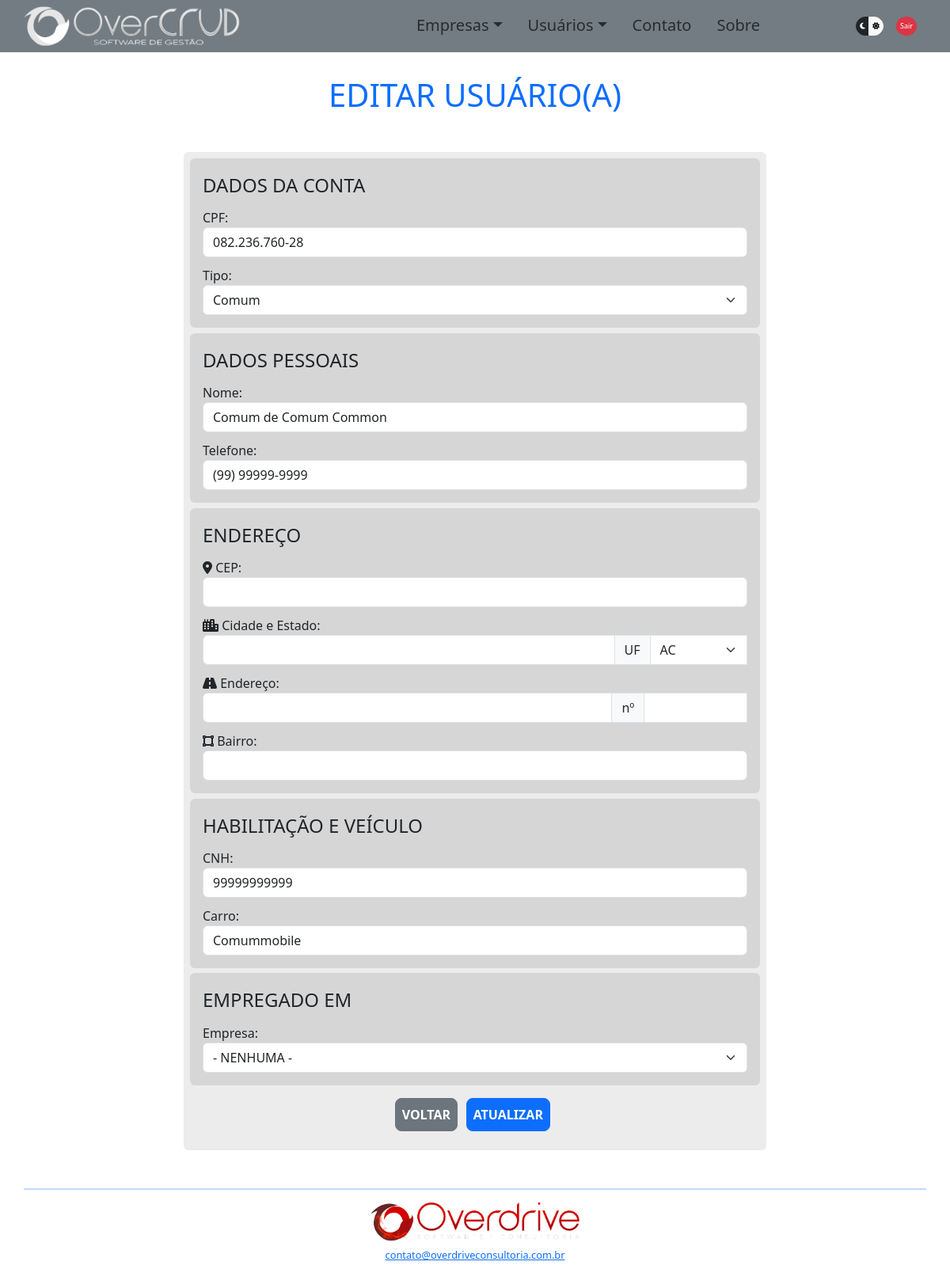
The app's page /overcrud/usueditar.php?idusuario=22 (signed in) with its own data.
### tables this page shows
CREATE TABLE `usuarios` (
  `idusuario` int(11) NOT NULL AUTO_INCREMENT,
  `nome` varchar(64) DEFAULT NULL,
  `telefone` varchar(15) DEFAULT NULL,
  `password` varchar(64) NOT NULL,
  `cpf` varchar(14) DEFAULT NULL,
  `cnh` varchar(11) DEFAULT NULL,
  `carro` varchar(32) DEFAULT NULL,
  `idempregadoem` int(11) DEFAULT NULL,
  `tipo` tinyint(1) DEFAULT 0,
  `status` tinyint(1) DEFAULT 0,
  `cidade` varchar(32) NOT NULL,
  `estado` varchar(2) DEFAULT NULL,
  `logradouro` varchar(64) DEFAULT NULL,
  `numlogradouro` varchar(6) DEFAULT NULL,
  `bairro` varchar(32) NOT NULL,
  `cep` varchar(10) DEFAULT NULL,
  PRIMARY KEY (`idusuario`),
  KEY `idempregadoem` (`idempregadoem`),
  CONSTRAINT `usuarios_ibfk_1` FOREIGN KEY (`idempregadoem`) REFERENCES `empresas` (`idempresa`)
);

CREATE TABLE `empresas` (
  `idempresa` int(11) NOT NULL AUTO_INCREMENT,
  `nome` varchar(64) DEFAULT NULL,
  `telefone` varchar(15) DEFAULT NULL,
  `fantasia` varchar(64) DEFAULT NULL,
  `cnpj` varchar(18) DEFAULT NULL,
  `responsavel` varchar(64) DEFAULT NULL,
  `cep` varchar(10) DEFAULT NULL,
  `cidade` varchar(32) NOT NULL,
  `estado` varchar(2) DEFAULT NULL,
  `logradouro` varchar(64) DEFAULT NULL,
  `numlogradouro` varchar(6) DEFAULT NULL,
  `bairro` varchar(32) NOT NULL,
  PRIMARY KEY (`idempresa`)
);

### overcrud/components/ConexaoBD.php (called while the page is built, shortened)
<?php
class ConexaoBD
{
    public static function conectarBD()
    {
        $db_name = 'phppdo';
        $db_host = 'localhost:3307';
        $db_user = 'root';
        $db_password = 'admin123';
        $pdo = new PDO("mysql:dbname=$db_name;host=$db_host", $db_user, $db_password);
        return $pdo;
}
};

### overcrud/resources/listas.php (called while the page is built, shortened)
<?php
require_once './components/Empresa.php';
$instanciaEmp = new Empresa();
$listaEmp = $instanciaEmp->listarEmpresas();

### overcrud/components/Empresa.php (called while the page is built, shortened)
<?php
class Empresa
{
    public function listarEmpresas()
    {
        $sqlConsultaEmp = ConexaoBD::conectarBD()->query("SELECT * FROM empresas");
        if ($sqlConsultaEmp->rowCount() > 0) {
            $listaEmp = $sqlConsultaEmp->fetchAll(PDO::FETCH_ASSOC);
            return $listaEmp;
        };
    }
};

### overcrud/usueditar.php (the view, shortened to what this page needs)
<?php
require_once './components/ConexaoBD.php';
require_once './resources/listas.php';
$idusuario = $_GET['idusuario'];
$usuario = [];
?>
<!DOCTYPE html>
<html lang="pt-br" data-bs-theme="dark">
<head>
    <link href="https://cdn.jsdelivr.net/npm/bootstrap@5.3.3/dist/css/bootstrap.min.css" rel="stylesheet"
>
    <link rel="stylesheet" href="./css/style.css" />
</head>
<body>
    <div class="container">
        <div class="row" id="navbartop">
            <?php require_once './partials/navbartop.php' ?>
        </div>
        <div class="row d-flex justify-content-center mt-5" id="appBody">
            <h1 class="text-center text-primary display-6 my-5">EDITAR USUÁRIO(A)</h1>
                <?php
                if ($idusuario) {
                    $sqlConsulta = ConexaoBD::conectarBD()->prepare("SELECT * FROM usuarios WHERE idusuario='$idusuario'");
                    $sqlConsulta->execute();
                    if ($sqlConsulta->rowCount() > 0) {
                        $usuario = $sqlConsulta->fetch(PDO::FETCH_ASSOC);
                    } else {
                        mensagemRetorno("Usuário(a) não existe no Banco de Dados!", "danger");
                        BotaoVoltar('usulista.php', "secondary");
                    };
                } else {
                    mensagemRetorno("Usuário(a) não encontrado(a) (atributo inexistente)!", "danger");
                    BotaoVoltar('usulista.php', "secondary");
                };
                ?>
            <div class="col-6 col-md-8 <?php if ($sqlConsulta->rowCount() == 0) echo 'd-none'; ?>">
                <form class="needs-validation" action="./src/usueditar_action.php" method="POST" novalidate>
                    <fieldset>
                        <legend>DADOS DA CONTA</legend>
                        <div class="form-group">
                            <label for="cpf" class="form-label">CPF:</label>
                            <input type="text" class="form-control" name="cpf" id="cpf" minlength="14" maxlength="14"
                                data-mask="000.000.000-00" value="<?= $usuario['cpf'] ?>" required>
                        </div>
                        <div class="form-group">
                            <label for="tipo" class="form-label">Tipo:</label>
                            <select class="form-select" name="tipo" id="tipo" ?>">
                                <option value="0" <?= $usuario['tipo'] == 0 ? 'selected' : '' ?>>Comum</option>
                            </select>
                        </div>
                    </fieldset>
                    <fieldset>
                        <legend>DADOS PESSOAIS</legend>
                        <div class="form-group">
                            <label for="nome" class="form-label">Nome:</label>
                            <input type="text" class="form-control" name="nome" id="nome" minlength="1" maxlength="64"
                                value="<?= $usuario['nome'] ?>" required>
                        </div>
                        <div class="form-group">
                            <label for="telefone" class="form-label">Telefone:</label>
                            <input type="tel" class="form-control" name="telefone" id="telefone" minlength="14"
                                maxlength="15" data-mask="(00) 00000-0000" value="<?= $usuario['telefone'] ?>">
                        </div>
                    </fieldset>
                    <fieldset>
                        <legend>ENDEREÇO</legend>
                        <div class="form-group">
                            <label for="cep" class="form-label"><i class="fa-solid fa-location-dot"></i>
                                CEP:</label>
                            <input type="text" class="form-control" name="cep" id="cep" minlength="10" maxlength="10"
                                data-mask="00.000-000" oninput="buscaCep()" value="<?= $usuario['cep'] ?>" required>
                        </div>
                        <div class="form-group">
                            <label for="cidadeestado" class="form-label"><i class="fa-solid fa-city"></i>
                                Cidade e Estado:</label>
                            <div class="input-group">
                                <input type="text" class="form-control" name="cidadeestado" id="cidadeestado"
                                    style="width: 65%;" minlength="1" maxlength="32" value="<?= $usuario['cidade'] ?>"
                                    required>
                                <span class="input-group-text">UF</span>
                                <select class="form-select" name="estadocidade" id="estadocidade"
                                    value="<?= $usuario['estado'] ?>" required>
                                    <option value="AC" <?= $usuario['estado'] == "AC" ? 'selected' : ''; ?>>AC
                                    </option>
                                </select>
                            </div>
                        </div>
                        <div class="form-group">
                            <label for="logradouro" class="form-label"><i class="fa-solid fa-road"></i>
                                Endereço:</label>
                            <div class="input-group">
                                <input type="text" class="form-control" name="logradouro" id="logradouro"
                                    style="width: 60%;" minlength="1" maxlength="64"
                                    value="<?= $usuario['logradouro'] ?>" required>
                                <span class="input-group-text">nº</span>
                                <input type="text" class="form-control" name="numlogradouro" id="numlogradouro"
                                    minlength="1" maxlength="6" value="<?= $usuario['numlogradouro'] ?>" required>
                            </div>
                        </div>
                        <div class="form-group">
                            <label for="bairro" class="form-label"><i class="fa-solid fa-vector-square"></i>
                                Bairro:</label>
                            <input type="text" class="form-control" name="bairro" id="bairro" minlength="1"
                                maxlength="32" value="<?= $usuario['bairro'] ?>" required>
                        </div>
                    </fieldset>
                    <fieldset>
                        <legend>HABILITAÇÃO E VEÍCULO</legend>
                        <div class="form-group">
                            <label for="cnh" class="form-label">CNH:</label>
                            <input type="text" class="form-control" name="cnh" id="cnh" minlength="9" maxlength="11"
                                value="<?= $usuario['cnh'] ?>">
                        </div>
                        <div class="form-group">
                            <label for="carro" class="form-label">Carro:</label>
                            <input type="text" class="form-control" name="carro" id="carro" maxlength="32"
                                value="<?= $usuario['carro'] ?>">
                        </div>
                    </fieldset>
                    <fieldset>
                        <legend>EMPREGADO EM</legend>
                        <div class="form-group">
                            <label for="empregadoem" class="form-label">Empresa:</label>
                            <select class="form-select" name="empregadoem" id="empregadoem"
                                value="<?= $usuario['idempregadoem'] ?>">
                                <?php foreach ($listaEmp as $empresa): ?>
                                <option value="<?= $empresa['idempresa'] ?>"
                                    <?= $usuario['idempregadoem'] == $empresa['idempresa'] ? 'selected' : '' ?>>
                                    <?= $empresa['nome'] ?>
                                </option>
                                <?php endforeach; ?>
                            </select>
                        </div>
                    </fieldset>
                    <div class="form-group my-3 text-center">
                        <a href="usulista.php" class="btn btn-secondary loginbtn">VOLTAR</a>
                        <input type="submit" class="btn btn-primary loginbtn" value="ATUALIZAR">
                    </div>
                </form>
            </div>
            <?php require_once './partials/footer.php' ?>
        </div>
</body>
</html>

### overcrud/css/style.css (style rules this page uses)
body { min-width: 320px; }
form { background-color: rgba(128, 128, 128, 0.152); padding: 0.5rem; border-radius: 0.4rem; }
.loginbtn { border-radius: 0.5rem; padding: 0.5rem; font-weight: bold; margin-right: 0.4rem; }
.form-label { margin-top: 0.7rem; margin-bottom: 0; }
fieldset { margin-bottom: 0.4rem; background-color: rgba(128, 128, 128, 0.205); padding: 1rem; border-radius: 0.4rem; }
legend { margin: 0; font-size: 1.5rem; font-weight: lighter; }

### records on screen
usuarios: cpf "082.236.760-28", tipo "Comum", nome "Comum de Comum Common", telefone "(99) 99999-9999", estadocidade "AC", cnh "99999999999", carro "Comummobile", empregadoem "- NENHUMA -"
